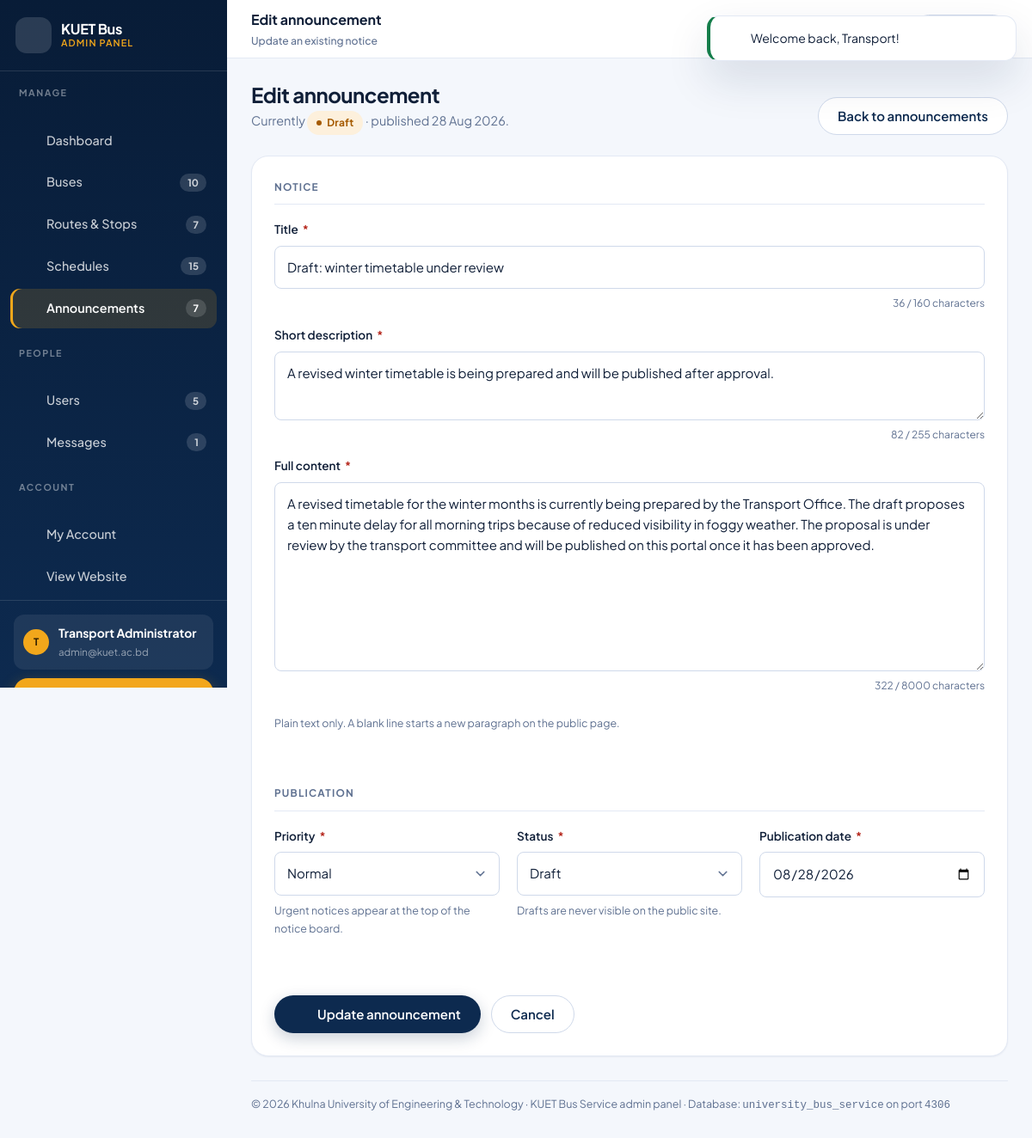
Page /admin/announcements/edit.php?id=7 (signed in) on the committed database.
### tables this page shows
CREATE TABLE `users` (
    `id`         INT UNSIGNED NOT NULL AUTO_INCREMENT,
    `full_name`  VARCHAR(100)  NOT NULL,
    `email`      VARCHAR(150)  NOT NULL,
    `password`   VARCHAR(255)  NOT NULL,           
    `student_id` VARCHAR(30)       NULL,
    `department` VARCHAR(100)      NULL,
    `phone`      VARCHAR(20)       NULL,
    `role`       ENUM('user','admin') NOT NULL DEFAULT 'user',
    `created_at` TIMESTAMP     NOT NULL DEFAULT CURRENT_TIMESTAMP,
    `updated_at` TIMESTAMP     NOT NULL DEFAULT CURRENT_TIMESTAMP ON UPDATE CURRENT_TIMESTAMP,
    PRIMARY KEY (`id`),
    UNIQUE KEY `uq_users_email` (`email`),
    KEY `idx_users_role` (`role`)
);

CREATE TABLE `announcements` (
    `id`                INT UNSIGNED NOT NULL AUTO_INCREMENT,
    `title`             VARCHAR(160) NOT NULL,
    `short_description` VARCHAR(255) NOT NULL,
    `content`           TEXT         NOT NULL,
    `priority`          ENUM('Normal','Important','Urgent') NOT NULL DEFAULT 'Normal',
    `status`            ENUM('Published','Draft') NOT NULL DEFAULT 'Published',
    `published_on`      DATE         NOT NULL,
    `created_at`        TIMESTAMP    NOT NULL DEFAULT CURRENT_TIMESTAMP,
    `updated_at`        TIMESTAMP    NOT NULL DEFAULT CURRENT_TIMESTAMP ON UPDATE CURRENT_TIMESTAMP,
    PRIMARY KEY (`id`),
    KEY `idx_ann_status_date` (`status`, `published_on`)
);

### config/database.php (called while the page is built, shortened)
<?php
function db(): PDO
{
    static $pdo = null;
    if ($pdo instanceof PDO) {
        return $pdo;
    }
    $dsn = 'mysql:host=' . DB_HOST . ';port=' . DB_PORT . ';dbname=' . DB_NAME . ';charset=' . DB_CHARSET;
    $options = [
        PDO::ATTR_ERRMODE            => PDO::ERRMODE_EXCEPTION,
        PDO::ATTR_DEFAULT_FETCH_MODE => PDO::FETCH_ASSOC,
        PDO::ATTR_EMULATE_PREPARES   => false,
        PDO::ATTR_STRINGIFY_FETCHES  => false,
    ];
    try {
        $pdo = new PDO($dsn, DB_USER, DB_PASS, $options);
    } catch (PDOException $e) {
        error_log('[DB] ' . $e->getMessage());
        http_response_code(500);
        $detail = APP_DEBUG ? htmlspecialchars($e->getMessage(), ENT_QUOTES, 'UTF-8') : '';
        die(
            '<!doctype html><html lang="en"><head><meta charset="utf-8">'
            . '<meta name="viewport" content="width=device-width, initial-scale=1">'
            . '<title>Database unavailable</title>'
            . '<style>body{font-family:system-ui,Segoe UI,Arial,sans-serif;background:#f4f6fb;color:#102a53;'
            . 'display:flex;min-height:100vh;align-items:center;justify-content:center;margin:0;padding:24px}'
            . '.box{background:#fff;max-width:560px;padding:40px;border-radius:18px;'
            . 'box-shadow:0 20px 45px rgba(16,42,83,.12)}h1{margin:0 0 12px;font-size:22px}'
            . 'code{background:#eef2f9;padding:2px 6px;border-radius:6px;font-size:13px}'
            . 'li{margin-bottom:6px;line-height:1.6}</style></head><body><div class="box">'
            . '<h1>Cannot connect to the database</h1>'
            . '<p>The site could not reach the MySQL server. Please check the following:</p><ul>'
            . '<li>XAMPP &rarr; MySQL module is <strong>running</strong>.</li>'
            . '<li>MySQL is listening on port <code>' . DB_PORT . '</code>.</li>'
            . '<li>The database <code>' . DB_NAME . '</code> has been imported from '
            . '<code>database/university_bus_service.sql</code>.</li>'
            . '</ul>' . ($detail ? '<p><small>' . $detail . '</small></p>' : '')
            . '</div></body></html>'
        );
    }
    return $pdo;
}

### includes/auth.php (called while the page is built, shortened)
<?php
function isLoggedIn(): bool
{
    return !empty($_SESSION['user_id']);
}
function currentUser(): ?array
{
    $user = fetchOne(
        'SELECT id, full_name, email, student_id, department, phone, role FROM users WHERE id = ?',
        [(int) $_SESSION['user_id']]
    );
    return $user;
}

### admin/announcements/edit.php (the view, shortened to what this page needs)
<?php
$pageTitle    = 'Edit announcement';
$pageSubtitle = 'Update an existing notice';
$adminSection = 'announcements';
$id      = (int) ($_SERVER['REQUEST_METHOD'] === 'POST' ? post('id', 0) : get('id', 0));
$current = $id > 0 ? fetchOne('SELECT * FROM announcements WHERE id = ?', [$id]) : null;
$hasOld = !empty($_SESSION['old']);
$notice = [
    'id'                => $id,
    'title'             => $hasOld ? old('title')             : $current['title'],
    'short_description' => $hasOld ? old('short_description') : $current['short_description'],
    'content'           => $hasOld ? old('content')           : $current['content'],
    'priority'          => $hasOld ? old('priority')          : $current['priority'],
    'status'            => $hasOld ? old('status')            : $current['status'],
    'published_on'      => $hasOld ? old('published_on')      : $current['published_on'],
];
$formAction  = url('admin/announcements/edit.php?id=' . $id);
$submitLabel = 'Update announcement';
require_once __DIR__ . '/../../includes/admin_header.php';
?>
<div class="admin-head">
    <div>
        <h1>Edit announcement</h1>
        <p>
            Currently
            <span class="badge <?= e(statusClass($current['status'])) ?>"><?= e($current['status']) ?></span>
            &middot; published <?= e(dateText($current['published_on'])) ?>.
        </p>
    </div>
    <div class="admin-head__actions">
        <a class="btn btn--outline" href="<?= e(url('admin/announcements/index.php')) ?>">Back to announcements</a>
    </div>
</div>
<?php
require __DIR__ . '/_form.php';
require_once __DIR__ . '/../../includes/admin_footer.php';
?>

### includes/admin_header.php (shortened to what this page needs)
<?php
$pageTitle    = $pageTitle    ?? 'Dashboard';
$pageSubtitle = $pageSubtitle ?? 'Transport Office control panel';
$adminSection = $adminSection ?? 'dashboard';
$admin        = currentUser();
$sideCounts = [
    'buses'         => (int) fetchValue('SELECT COUNT(*) FROM buses'),
    'routes'        => (int) fetchValue('SELECT COUNT(*) FROM routes'),
    'schedules'     => (int) fetchValue('SELECT COUNT(*) FROM schedules'),
    'announcements' => (int) fetchValue('SELECT COUNT(*) FROM announcements'),
    'users'         => (int) fetchValue('SELECT COUNT(*) FROM users'),
    'messages'      => (int) fetchValue('SELECT COUNT(*) FROM contact_messages WHERE is_read = 0'),
];
$sideNav = [
    'Manage' => [
        ['key' => 'dashboard',     'label' => 'Dashboard',     'icon' => 'grid',      'href' => 'admin/index.php'],
        ['key' => 'buses',         'label' => 'Buses',         'icon' => 'bus',       'href' => 'admin/buses/index.php',         'count' => $sideCounts['buses']],
        ['key' => 'routes',        'label' => 'Routes & Stops','icon' => 'route',     'href' => 'admin/routes/index.php',        'count' => $sideCounts['routes']],
        ['key' => 'schedules',     'label' => 'Schedules',     'icon' => 'clock',     'href' => 'admin/schedules/index.php',     'count' => $sideCounts['schedules']],
        ['key' => 'announcements', 'label' => 'Announcements', 'icon' => 'megaphone', 'href' => 'admin/announcements/index.php', 'count' => $sideCounts['announcements']],
    ],
    'People' => [
        ['key' => 'users',    'label' => 'Users',    'icon' => 'users', 'href' => 'admin/users/index.php',    'count' => $sideCounts['users']],
        ['key' => 'messages', 'label' => 'Messages', 'icon' => 'inbox', 'href' => 'admin/messages/index.php', 'count' => $sideCounts['messages']],
    ],
    'Account' => [
        ['key' => 'profile', 'label' => 'My Account',  'icon' => 'settings', 'href' => 'admin/profile.php'],
        ['key' => 'site',    'label' => 'View Website','icon' => 'eye',      'href' => 'index.php'],
    ],
];
?>
<!doctype html>
<html lang="en">
<head>
    <link rel="stylesheet" href="<?= e(asset('assets/css/style.css')) ?>">
    <link rel="stylesheet" href="<?= e(asset('assets/css/admin.css')) ?>">
    <link rel="stylesheet" href="<?= e(asset('assets/css/responsive.css')) ?>">
</head>
<body class="admin-body">
<div class="admin">
    <aside class="admin-side" id="adminSide" aria-label="Admin navigation">
        <div class="admin-side__head">
            <a class="brand" href="<?= e(url('admin/index.php')) ?>">
                <span class="brand__mark"><?= icon('bus') ?></span>
                <span class="brand__text">
                    <b><?= e(UNIVERSITY_SHORT) ?> Bus</b>
                    <span>Admin Panel</span>
                </span>
            </a>
        </div>
        <?php foreach ($sideNav as $group => $items): ?>
            <div class="admin-side__group">
                <p class="admin-side__label"><?= e($group) ?></p>
                <ul class="admin-side__nav">
                    <?php foreach ($items as $item): ?>
                        <li>
                            <a href="<?= e(url($item['href'])) ?>"
                               class="<?= $adminSection === $item['key'] ? 'active' : '' ?>"
                               <?= $adminSection === $item['key'] ? 'aria-current="page"' : '' ?>>
                                <?= icon($item['icon']) ?>
                                <span><?= e($item['label']) ?></span>
                                <?php if (!empty($item['count'])): ?>
                                    <span class="admin-side__count"><?= e($item['count']) ?></span>
                                <?php endif; ?>
                            </a>
                        </li>
                    <?php endforeach; ?>
                </ul>
            </div>
        <?php endforeach; ?>
        <div class="admin-side__foot">
            <div class="admin-side__user">
                <span class="nav-user__avatar" aria-hidden="true">
                    <?= e(strtoupper(mb_substr($admin['full_name'], 0, 1))) ?>
                </span>
                <span>
                    <b><?= e($admin['full_name']) ?></b>
                    <span><?= e($admin['email']) ?></span>
                </span>
            </div>
            <a class="btn btn--accent btn--sm btn--block" href="<?= e(url('logout.php')) ?>">
                <?= icon('logout') ?> Log out
            </a>
        </div>
    </aside>
    <div class="admin__main">
        <header class="admin-top">
            <div class="admin-top__title">
                <?= e($pageTitle) ?>
                <span><?= e($pageSubtitle) ?></span>
            </div>
            <div class="admin-top__actions">
                <a class="btn btn--outline btn--sm" href="<?= e(url('index.php')) ?>" target="_blank" rel="noopener">
                </a>
            </div>
        </header>
        <main class="admin__content" id="adminMain">

### admin/announcements/_form.php (shortened to what this page needs)
<form class="form-card form js-validate" method="post" action="<?= e($formAction) ?>">
    <div class="form-section">
        <p class="form-section__title">Notice</p>
        <div class="field">
            <label class="field__label" for="title">
                Title <span class="req" aria-hidden="true">*</span>
            </label>
            <input class="input" type="text" id="title" name="title"
                   value="<?= e($notice['title']) ?>" maxlength="160"
                   placeholder="e.g. Revised bus schedule from the new semester"
                   data-counter="titleCount"
                   data-label="Title" data-rule-required
                   data-rule-min="5" data-rule-max="160" required>
            <p class="char-count" id="titleCount">0 / 160 characters</p>
        </div>
        <div class="field">
            <label class="field__label" for="short_description">
                Short description <span class="req" aria-hidden="true">*</span>
            </label>
            <textarea class="textarea" id="short_description" name="short_description"
                      maxlength="255" style="min-height:80px;"
                      data-counter="shortCount"
                      data-label="Short description" data-rule-required
                      data-rule-min="10" data-rule-max="255"
                      placeholder="One or two sentences shown on the notice board and the homepage."
                      required><?= e($notice['short_description']) ?></textarea>
            <p class="char-count" id="shortCount">0 / 255 characters</p>
        </div>
        <div class="field">
            <label class="field__label" for="content">
                Full content <span class="req" aria-hidden="true">*</span>
            </label>
            <textarea class="textarea" id="content" name="content"
                      maxlength="8000" style="min-height:220px;"
                      data-counter="contentCount"
                      data-label="Full content" data-rule-required
                      data-rule-min="20" data-rule-max="8000"
                      placeholder="Write the complete notice here. Leave a blank line between paragraphs."
                      required><?= e($notice['content']) ?></textarea>
            <p class="char-count" id="contentCount">0 / 8000 characters</p>
            <p class="field__hint">Plain text only. A blank line starts a new paragraph on the public page.</p>
        </div>
    </div>
    <div class="form-section">
        <p class="form-section__title">Publication</p>
        <div class="form-row">
            <div class="field">
                <label class="field__label" for="priority">
                    Priority <span class="req" aria-hidden="true">*</span>
                </label>
                <select class="select" id="priority" name="priority" data-label="Priority" required>
                    <?php foreach (['Normal', 'Important', 'Urgent'] as $opt): ?>
                        <option value="<?= e($opt) ?>" <?= $notice['priority'] === $opt ? 'selected' : '' ?>>
                            <?= e($opt) ?>
                        </option>
                    <?php endforeach; ?>
                </select>
                <p class="field__hint">Urgent notices appear at the top of the notice board.</p>
            </div>
            <div class="field">
                <label class="field__label" for="status">
                    Status <span class="req" aria-hidden="true">*</span>
                </label>
                <select class="select" id="status" name="status" data-label="Status" required>
                    <?php foreach (['Published', 'Draft'] as $opt): ?>
                        <option value="<?= e($opt) ?>" <?= $notice['status'] === $opt ? 'selected' : '' ?>>
                            <?= e($opt) ?>
                        </option>
                    <?php endforeach; ?>
                </select>
                <p class="field__hint">Drafts are never visible on the public site.</p>
            </div>
            <div class="field">
                <label class="field__label" for="published_on">
                    Publication date <span class="req" aria-hidden="true">*</span>
                </label>
                <input class="input" type="date" id="published_on" name="published_on"
                       value="<?= e($notice['published_on']) ?>"
                       data-label="Publication date" data-rule-required required>
            </div>
        </div>
    </div>
    <div class="form-actions">
        <button class="btn btn--primary" type="submit"><?= icon('check') ?> <?= e($submitLabel) ?></button>
        <a class="btn btn--outline" href="<?= e(url('admin/announcements/index.php')) ?>">Cancel</a>
    </div>
</form>

### rows in the picture
users: full_name "T", full_name "Transport Administrator", email "admin@kuet.ac.bd"
announcements: status "Draft", published_on "28 Aug 2026", title "Draft: winter timetable under review", short_description "A revised winter timetable is being prepared and will be published after approval.", content "A revised timetable for the winter months is currently being prepared by the Transport Office. The draft proposes a ten minute delay for all morning trips because of reduced visibility in foggy weather. The proposal is under review by the transport committee and will be published on this portal once it has been approved.", published_on "08/28/2026"

### other values in the picture
UNIVERSITY_SHORT "KUET"
$group "MANAGE"
$item['label'] "Dashboard"
$item['label'] "Buses"
$item['count'] "10"
$item['label'] "Routes & Stops"
$item['count'] "7"
$item['label'] "Schedules"
$item['count'] "15"
$item['label'] "Announcements"
$group "PEOPLE"
$item['label'] "Users"
$item['count'] "5"
$item['label'] "Messages"
$item['count'] "1"
